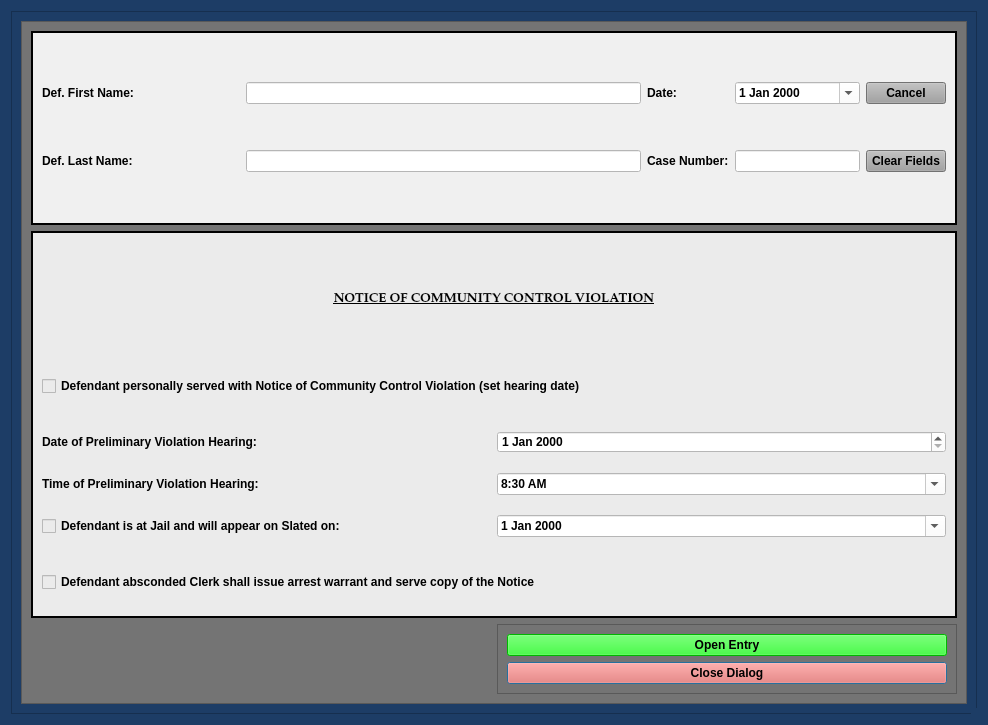
<?xml version="1.0" encoding="UTF-8"?>
<ui version="4.0">
 <class>NoticeCCViolationDialog</class>
 <widget class="QDialog" name="NoticeCCViolationDialog">
  <property name="windowModality">
   <enum>Qt::NonModal</enum>
  </property>
  <property name="enabled">
   <bool>true</bool>
  </property>
  <property name="geometry">
   <rect>
    <x>0</x>
    <y>0</y>
    <width>988</width>
    <height>725</height>
   </rect>
  </property>
  <property name="sizePolicy">
   <sizepolicy hsizetype="Preferred" vsizetype="Preferred">
    <horstretch>0</horstretch>
    <verstretch>0</verstretch>
   </sizepolicy>
  </property>
  <property name="minimumSize">
   <size>
    <width>0</width>
    <height>0</height>
   </size>
  </property>
  <property name="maximumSize">
   <size>
    <width>2500</width>
    <height>3500</height>
   </size>
  </property>
  <property name="palette">
   <palette>
    <active>
     <colorrole role="Button">
      <brush brushstyle="SolidPattern">
       <color alpha="255">
        <red>29</red>
        <green>61</green>
        <blue>102</blue>
       </color>
      </brush>
     </colorrole>
     <colorrole role="Base">
      <brush brushstyle="SolidPattern">
       <color alpha="255">
        <red>29</red>
        <green>61</green>
        <blue>102</blue>
       </color>
      </brush>
     </colorrole>
     <colorrole role="Window">
      <brush brushstyle="SolidPattern">
       <color alpha="255">
        <red>29</red>
        <green>61</green>
        <blue>102</blue>
       </color>
      </brush>
     </colorrole>
    </active>
    <inactive>
     <colorrole role="Button">
      <brush brushstyle="SolidPattern">
       <color alpha="255">
        <red>29</red>
        <green>61</green>
        <blue>102</blue>
       </color>
      </brush>
     </colorrole>
     <colorrole role="Base">
      <brush brushstyle="SolidPattern">
       <color alpha="255">
        <red>29</red>
        <green>61</green>
        <blue>102</blue>
       </color>
      </brush>
     </colorrole>
     <colorrole role="Window">
      <brush brushstyle="SolidPattern">
       <color alpha="255">
        <red>29</red>
        <green>61</green>
        <blue>102</blue>
       </color>
      </brush>
     </colorrole>
    </inactive>
    <disabled>
     <colorrole role="Button">
      <brush brushstyle="SolidPattern">
       <color alpha="255">
        <red>29</red>
        <green>61</green>
        <blue>102</blue>
       </color>
      </brush>
     </colorrole>
     <colorrole role="Base">
      <brush brushstyle="SolidPattern">
       <color alpha="255">
        <red>29</red>
        <green>61</green>
        <blue>102</blue>
       </color>
      </brush>
     </colorrole>
     <colorrole role="Window">
      <brush brushstyle="SolidPattern">
       <color alpha="255">
        <red>29</red>
        <green>61</green>
        <blue>102</blue>
       </color>
      </brush>
     </colorrole>
    </disabled>
   </palette>
  </property>
  <property name="font">
   <font>
    <family>Palatino Linotype</family>
    <pointsize>10</pointsize>
    <weight>75</weight>
    <italic>false</italic>
    <bold>true</bold>
   </font>
  </property>
  <property name="windowTitle">
   <string>Notice of Community Control Violation Case Information</string>
  </property>
  <property name="toolTip">
   <string/>
  </property>
  <property name="styleSheet">
   <string notr="true">background-color: rgb(29, 61, 102);
font: 75 10pt &quot;Palatino Linotype&quot;;
font-weight: bold;</string>
  </property>
  <property name="sizeGripEnabled">
   <bool>true</bool>
  </property>
  <property name="modal">
   <bool>true</bool>
  </property>
  <layout class="QGridLayout" name="gridLayout_8">
   <item row="0" column="0">
    <widget class="QFrame" name="frame_4">
     <property name="styleSheet">
      <string notr="true">background-color: rgb(29, 61, 102);</string>
     </property>
     <property name="frameShape">
      <enum>QFrame::StyledPanel</enum>
     </property>
     <property name="frameShadow">
      <enum>QFrame::Raised</enum>
     </property>
     <layout class="QGridLayout" name="gridLayout_4">
      <item row="0" column="0">
       <widget class="QScrollArea" name="scrollArea">
        <property name="focusPolicy">
         <enum>Qt::NoFocus</enum>
        </property>
        <property name="styleSheet">
         <string notr="true">
background-color: rgb(116, 116, 116);</string>
        </property>
        <property name="widgetResizable">
         <bool>true</bool>
        </property>
        <widget class="QWidget" name="scrollAreaWidgetContents">
         <property name="geometry">
          <rect>
           <x>0</x>
           <y>0</y>
           <width>948</width>
           <height>685</height>
          </rect>
         </property>
         <layout class="QGridLayout" name="gridLayout_2" rowstretch="1,2,0">
          <item row="0" column="0" colspan="2">
           <widget class="QFrame" name="case_name_Frame">
            <property name="sizePolicy">
             <sizepolicy hsizetype="Preferred" vsizetype="Preferred">
              <horstretch>0</horstretch>
              <verstretch>0</verstretch>
             </sizepolicy>
            </property>
            <property name="styleSheet">
             <string notr="true">background-color: rgb(240, 240, 240);</string>
            </property>
            <property name="frameShape">
             <enum>QFrame::Box</enum>
            </property>
            <property name="frameShadow">
             <enum>QFrame::Plain</enum>
            </property>
            <property name="lineWidth">
             <number>2</number>
            </property>
            <layout class="QGridLayout" name="gridLayout" columnstretch="1,2,0,0,0">
             <item row="1" column="3">
              <widget class="QLineEdit" name="case_number_lineEdit">
               <property name="maximumSize">
                <size>
                 <width>500</width>
                 <height>16777215</height>
                </size>
               </property>
               <property name="styleSheet">
                <string notr="true">background-color: rgb(255, 255, 255);</string>
               </property>
              </widget>
             </item>
             <item row="0" column="1">
              <widget class="QLineEdit" name="defendant_first_name_lineEdit">
               <property name="styleSheet">
                <string notr="true">background-color: rgb(255, 255, 255);</string>
               </property>
              </widget>
             </item>
             <item row="1" column="4">
              <widget class="QPushButton" name="clear_fields_case_Button">
               <property name="focusPolicy">
                <enum>Qt::NoFocus</enum>
               </property>
               <property name="styleSheet">
                <string notr="true">background-color: rgb(160, 160, 160);</string>
               </property>
               <property name="text">
                <string>Clear Fields</string>
               </property>
              </widget>
             </item>
             <item row="0" column="2">
              <widget class="QLabel" name="label_26">
               <property name="text">
                <string>Date:</string>
               </property>
              </widget>
             </item>
             <item row="0" column="3">
              <widget class="NoScrollDateEdit" name="entry_date">
               <property name="focusPolicy">
                <enum>Qt::NoFocus</enum>
               </property>
               <property name="styleSheet">
                <string notr="true">color: rgb(0, 0, 0);
background-color: rgb(255, 255, 255);</string>
               </property>
               <property name="calendarPopup">
                <bool>true</bool>
               </property>
              </widget>
             </item>
             <item row="1" column="0">
              <widget class="QLabel" name="label_2">
               <property name="text">
                <string>Def. Last Name:</string>
               </property>
              </widget>
             </item>
             <item row="0" column="4">
              <widget class="QPushButton" name="cancel_Button">
               <property name="focusPolicy">
                <enum>Qt::NoFocus</enum>
               </property>
               <property name="styleSheet">
                <string notr="true">background-color: rgb(160, 160, 160);</string>
               </property>
               <property name="text">
                <string>Cancel</string>
               </property>
              </widget>
             </item>
             <item row="1" column="1">
              <widget class="QLineEdit" name="defendant_last_name_lineEdit">
               <property name="enabled">
                <bool>true</bool>
               </property>
               <property name="styleSheet">
                <string notr="true">background-color: rgb(255, 255, 255);</string>
               </property>
              </widget>
             </item>
             <item row="0" column="0">
              <widget class="QLabel" name="label">
               <property name="text">
                <string>Def. First Name:</string>
               </property>
              </widget>
             </item>
             <item row="1" column="2">
              <widget class="QLabel" name="label_3">
               <property name="text">
                <string>Case Number:</string>
               </property>
              </widget>
             </item>
            </layout>
           </widget>
          </item>
          <item row="2" column="1">
           <widget class="QFrame" name="frame_8">
            <property name="styleSheet">
             <string notr="true">background-color: rgb(116, 116, 116);</string>
            </property>
            <property name="frameShape">
             <enum>QFrame::StyledPanel</enum>
            </property>
            <property name="frameShadow">
             <enum>QFrame::Raised</enum>
            </property>
            <layout class="QGridLayout" name="gridLayout_10">
             <item row="0" column="0">
              <widget class="QPushButton" name="create_entry_Button">
               <property name="styleSheet">
                <string notr="true">background-color: rgb(0, 255, 0);
font: 75 11pt &quot;Palatino Linotype&quot;;
font-weight: bold;</string>
               </property>
               <property name="text">
                <string>Open Entry</string>
               </property>
               <property name="autoDefault">
                <bool>false</bool>
               </property>
              </widget>
             </item>
             <item row="2" column="0">
              <widget class="QPushButton" name="close_dialog_Button">
               <property name="styleSheet">
                <string notr="true">background-color: rgb(255, 96, 82);
font: 75 11pt &quot;Palatino Linotype&quot;;
font-weight: bold;</string>
               </property>
               <property name="text">
                <string>Close Dialog</string>
               </property>
              </widget>
             </item>
            </layout>
           </widget>
          </item>
          <item row="1" column="0" colspan="2">
           <widget class="QFrame" name="frame">
            <property name="styleSheet">
             <string notr="true">background-color: rgb(235, 235, 235);</string>
            </property>
            <property name="frameShape">
             <enum>QFrame::Box</enum>
            </property>
            <property name="frameShadow">
             <enum>QFrame::Plain</enum>
            </property>
            <property name="lineWidth">
             <number>2</number>
            </property>
            <layout class="QGridLayout" name="gridLayout_3">
             <item row="7" column="0" colspan="2">
              <widget class="ConditionCheckbox" name="defendant_absconded_check_box">
               <property name="minimumSize">
                <size>
                 <width>0</width>
                 <height>50</height>
                </size>
               </property>
               <property name="text">
                <string>Defendant absconded Clerk shall issue arrest warrant and serve copy of the Notice</string>
               </property>
              </widget>
             </item>
             <item row="1" column="0" colspan="2">
              <widget class="ConditionCheckbox" name="defendant_served_check_box">
               <property name="minimumSize">
                <size>
                 <width>0</width>
                 <height>50</height>
                </size>
               </property>
               <property name="text">
                <string>Defendant personally served with Notice of Community Control Violation (set hearing date)</string>
               </property>
              </widget>
             </item>
             <item row="0" column="0" colspan="2">
              <widget class="QLabel" name="label_4">
               <property name="font">
                <font>
                 <family>Palatino Linotype</family>
                 <pointsize>10</pointsize>
                 <weight>75</weight>
                 <italic>false</italic>
                 <bold>true</bold>
                 <underline>true</underline>
                </font>
               </property>
               <property name="text">
                <string>NOTICE OF COMMUNITY CONTROL VIOLATION</string>
               </property>
               <property name="alignment">
                <set>Qt::AlignCenter</set>
               </property>
              </widget>
             </item>
             <item row="2" column="0">
              <widget class="QLabel" name="label_5">
               <property name="minimumSize">
                <size>
                 <width>0</width>
                 <height>50</height>
                </size>
               </property>
               <property name="text">
                <string>Date of Preliminary Violation Hearing:</string>
               </property>
              </widget>
             </item>
             <item row="2" column="1">
              <widget class="NoScrollDateEdit" name="violation_hearing_date_box">
               <property name="styleSheet">
                <string notr="true">color: rgb(0, 0, 0);
background-color: rgb(255, 255, 255);</string>
               </property>
              </widget>
             </item>
             <item row="4" column="1">
              <widget class="NoScrollDateEdit" name="slated_date_box">
               <property name="styleSheet">
                <string notr="true">background-color: rgb(255, 255, 255);</string>
               </property>
               <property name="calendarPopup">
                <bool>true</bool>
               </property>
              </widget>
             </item>
             <item row="4" column="0">
              <widget class="ConditionCheckbox" name="defendant_arrested_check_box">
               <property name="minimumSize">
                <size>
                 <width>0</width>
                 <height>50</height>
                </size>
               </property>
               <property name="text">
                <string>Defendant is at Jail and will appear on Slated on:</string>
               </property>
              </widget>
             </item>
             <item row="3" column="1">
              <widget class="NoScrollComboBox" name="violation_hearing_time_box">
               <property name="styleSheet">
                <string notr="true">background-color: rgb(255, 255, 255);</string>
               </property>
               <property name="editable">
                <bool>true</bool>
               </property>
               <item>
                <property name="text">
                 <string>8:30 AM</string>
                </property>
               </item>
               <item>
                <property name="text">
                 <string>9:00 AM</string>
                </property>
               </item>
               <item>
                <property name="text">
                 <string>2:00 PM</string>
                </property>
               </item>
               <item>
                <property name="text">
                 <string>2:30 PM</string>
                </property>
               </item>
               <item>
                <property name="text">
                 <string>3:00 PM</string>
                </property>
               </item>
              </widget>
             </item>
             <item row="3" column="0">
              <widget class="QLabel" name="label_6">
               <property name="text">
                <string>Time of Preliminary Violation Hearing:</string>
               </property>
              </widget>
             </item>
            </layout>
           </widget>
          </item>
         </layout>
        </widget>
       </widget>
      </item>
     </layout>
    </widget>
   </item>
  </layout>
 </widget>
 <customwidgets>
  <customwidget>
   <class>NoScrollDateEdit</class>
   <extends>QDateEdit</extends>
   <header>munientry.widgets.custom_widgets</header>
  </customwidget>
  <customwidget>
   <class>NoScrollComboBox</class>
   <extends>QComboBox</extends>
   <header>munientry.widgets.combo_boxes</header>
  </customwidget>
  <customwidget>
   <class>ConditionCheckbox</class>
   <extends>QCheckBox</extends>
   <header>munientry.widgets.custom_widgets</header>
  </customwidget>
 </customwidgets>
 <tabstops>
  <tabstop>defendant_first_name_lineEdit</tabstop>
  <tabstop>defendant_last_name_lineEdit</tabstop>
  <tabstop>case_number_lineEdit</tabstop>
  <tabstop>create_entry_Button</tabstop>
  <tabstop>close_dialog_Button</tabstop>
 </tabstops>
 <resources/>
 <connections/>
 <slots>
  <slot>create_entry()</slot>
  <slot>continue_dialog()</slot>
  <slot>close_window()</slot>
  <slot>set_dialog()</slot>
  <slot>update_case_information()</slot>
  <slot>ovi_dialog()</slot>
  <slot>sentencing_dialog()</slot>
  <slot>proceed_to_sentencing()</slot>
  <slot>proceed_to_ovi()</slot>
  <slot>add_charge()</slot>
  <slot>set_statute()</slot>
  <slot>set_pay_date()</slot>
  <slot>amend_offense()</slot>
  <slot>set_offense()</slot>
  <slot>add_charge_to_view()</slot>
  <slot>delete_charge()</slot>
  <slot>delete_charge_from_view()</slot>
  <slot>close_event()</slot>
  <slot>set_fra_in_file()</slot>
  <slot>set_fra_in_court()</slot>
  <slot>start_add_conditions_dialog()</slot>
  <slot>start_amend_offense_dialog()</slot>
 </slots>
</ui>
